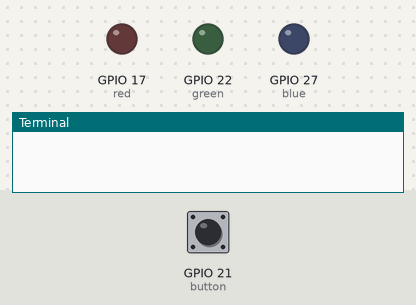
Bench run of a program on a simulated Raspberry Pi (BCM pin numbers). Shown: output pins drawn as LEDs (lit = HIGH), the last lines printed to the terminal. Inputs (shaded band) come from the test bench; at power-on: GPIO 21 (button) LOW.

Above: at 1.2 s.
1.3 s: GPIO 21 (button) pulled HIGH for 0.15 s
At 3.2 s:
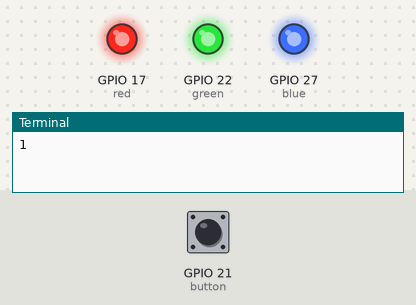
3.5 s: GPIO 21 (button) pulled HIGH for 1 s
At 4.9 s:
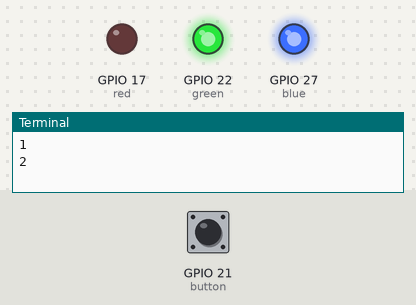
6.0 s: GPIO 21 (button) pulled HIGH for 0.15 s
At 6.4 s:
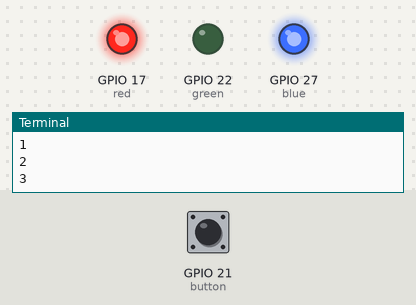
7.6 s: GPIO 21 (button) pulled HIGH for 3.2 s
At 9.2 s:
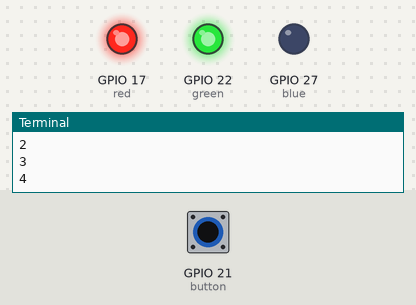
12.3 s: GPIO 21 (button) pulled HIGH for 0.15 s
At 14.2 s:
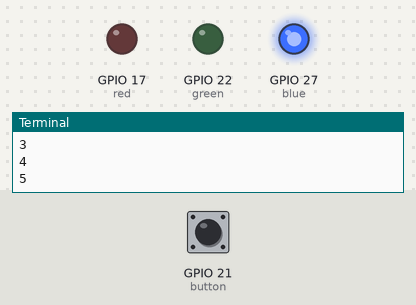
14.5 s: GPIO 21 (button) pulled HIGH for 1 s
At 15.7 s:
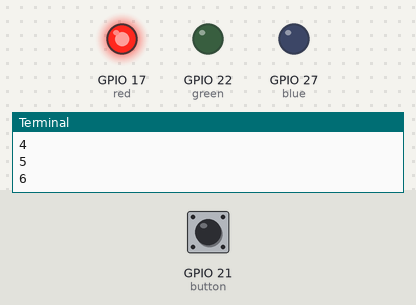
Timing chart, 0 to 17.5 s (numbered marks = the images above; inputs shaded):
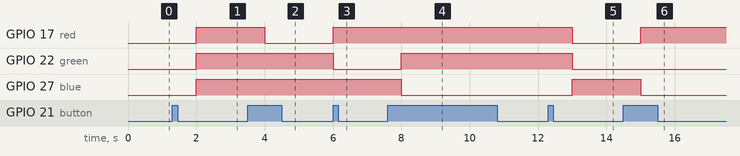

The program:

button.py
```python
import RPi.GPIO as GPIO
import time

button = 21
red = 17
green = 22
blue = 27
cnt = 0

def clickHandler(channel):
    global cnt
    cnt = cnt + 1

    print(cnt)

GPIO.setwarnings(False) # 의미없는 경고 로그 없애기
GPIO.setmode(GPIO.BCM)
GPIO.setup(button, GPIO.IN, pull_up_down=GPIO.PUD_DOWN)
GPIO.add_event_detect(button, GPIO.RISING, callback=clickHandler)

GPIO.setup(red, GPIO.OUT)
GPIO.setup(green, GPIO.OUT)
GPIO.setup(blue, GPIO.OUT)

GPIO.output(red, True)
GPIO.output(green, True)
GPIO.output(blue, True)

try:
    while True:

        if(cnt%8==1):
            GPIO.output(red, True)
            GPIO.output(green, True)
            GPIO.output(blue, True)
            time.sleep(1)

        if(cnt%8==2):
            GPIO.output(red, False)
            time.sleep(1)
            GPIO.output(red,True)

        if(cnt%8==3):
            GPIO.output(green, False)
            time.sleep(1)
            GPIO.output(green, True)

        if(cnt%8==4):
            GPIO.output(blue, False)
            time.sleep(1)
            GPIO.output(blue, True)

        if(cnt%8==5):
            GPIO.output(red, False)
            GPIO.output(green, False)
            GPIO.output(blue, True)
            time.sleep(1)

        if(cnt%8==6):
            GPIO.output(red, True)
            GPIO.output(green, False)
            GPIO.output(blue, False)
            time.sleep(1)

        if(cnt%8==7):
            GPIO.output(red, False)
            GPIO.output(green, True)
            GPIO.output(blue, False)
            time.sleep(1)

        if(cnt%8==0):
            GPIO.output(red, False)
            GPIO.output(green, False)
            GPIO.output(blue, False)
            time.sleep(1)


except KeyboardInterrupt:
    GPIO.cleanup()
```

Measured:
- after the input at 1.3 s, GPIO 17 (red), GPIO 22 (green), GPIO 27 (blue): LOW → HIGH after 0.70 s
- after the input at 3.5 s, GPIO 17 (red): HIGH → LOW after 0.50 s
- after the input at 6.0 s, GPIO 17 (red): LOW → HIGH at once; GPIO 22 (green): HIGH → LOW at once
- after the input at 7.6 s, GPIO 22 (green): LOW → HIGH after 0.40 s; GPIO 27 (blue): HIGH → LOW after 0.40 s
- after the input at 12.3 s, GPIO 17 (red), GPIO 22 (green): HIGH → LOW after 0.70 s; GPIO 27 (blue): LOW → HIGH after 0.70 s
- after the input at 14.5 s, GPIO 17 (red): LOW → HIGH after 0.50 s; GPIO 27 (blue): HIGH → LOW after 0.50 s
